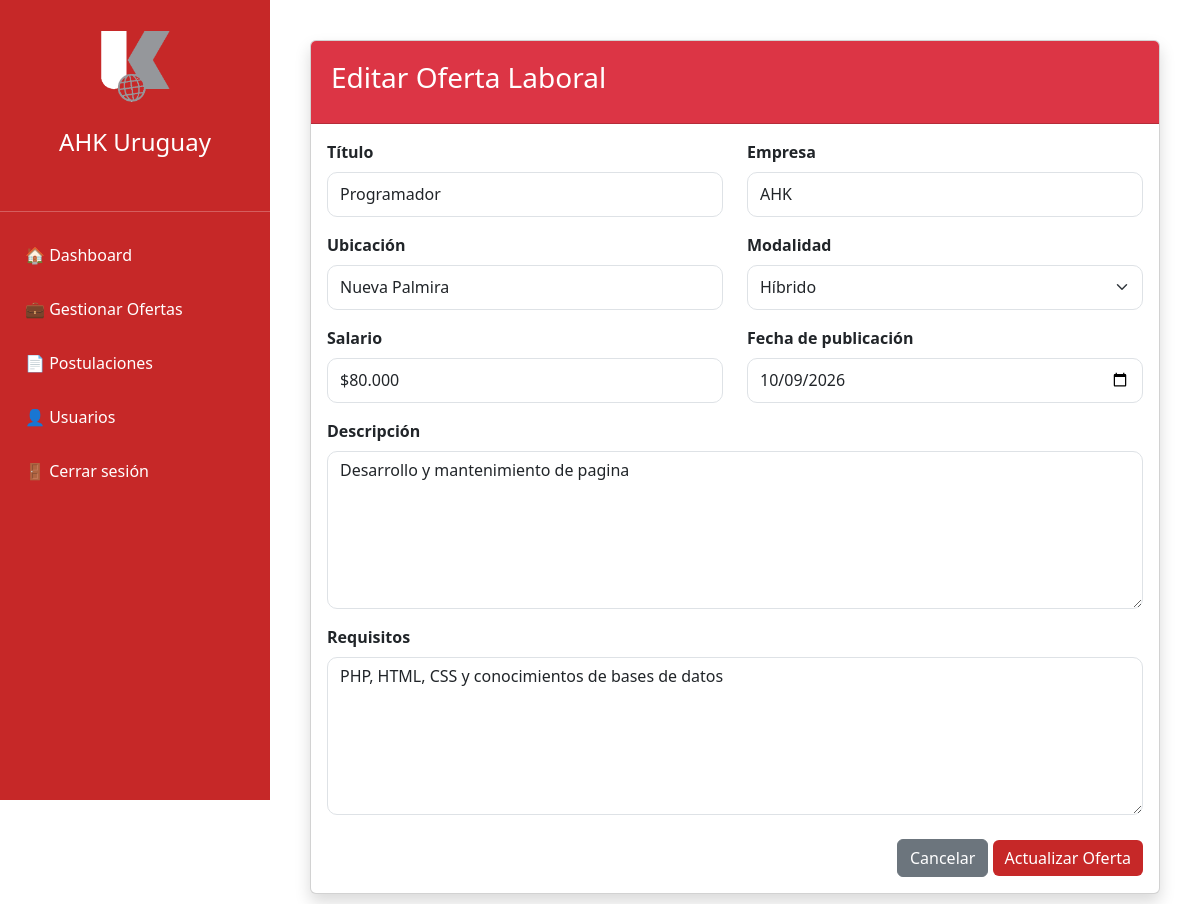
/admin/ofertas/editar_oferta.php?id=4 (signed in), run on the app's committed database.
### tables this page shows
CREATE TABLE `ofertas_laborales` (
  `id` int(11) NOT NULL,
  `titulo` varchar(150) NOT NULL,
  `empresa` varchar(150) DEFAULT NULL,
  `ubicacion` varchar(100) DEFAULT NULL,
  `modalidad` varchar(50) DEFAULT NULL,
  `salario` varchar(50) DEFAULT NULL,
  `descripcion` text DEFAULT NULL,
  `requisitos` text DEFAULT NULL,
  `fecha_publicacion` date DEFAULT NULL
);

### admin/ofertas/editar_oferta.php (the view, shortened to what this page needs)
<?php
$conn = conectar();
$id = intval($_GET["id"]);
$sql = "SELECT * FROM ofertas_laborales WHERE id=?";
$stmt = $conn->prepare($sql);
$stmt->bind_param("i", $id);
$stmt->execute();
$resultado = $stmt->get_result();
$oferta = $resultado->fetch_assoc();
?>
<!DOCTYPE html>
<html lang="es">
<head>
<link href="https://cdn.jsdelivr.net/npm/bootstrap@5.3.8/dist/css/bootstrap.min.css" rel="stylesheet">
<link rel="stylesheet" href="../css/admin.css">
</head>
<body>
<div class="d-flex">
<div class="sidebar">
<div class="logo">
<img src="../../images/logo.png" width="80">
<h4 class="mt-3">AHK Uruguay</h4>
</div>
<hr>
<a href="../dashboard.php">🏠 Dashboard</a>
<a href="listar_ofertas.php">💼 Gestionar Ofertas</a>
<a href="../postulaciones/listar_postulaciones.php">📄 Postulaciones</a>
<a href="../usuarios/listar_usuarios.php">👤 Usuarios</a>
<a href="../logout.php">🚪 Cerrar sesión</a>
</div>
<div class="contenido">
<div class="card shadow">
<div class="card-header bg-danger text-white">
<h3>Editar Oferta Laboral</h3>
</div>
<div class="card-body">
<form action="actualizar_oferta.php" method="POST">
<div class="row">
<div class="col-md-6 mb-3">
<label class="form-label">Título</label>
<input
type="text"
name="titulo"
class="form-control"
value="<?php echo htmlspecialchars($oferta["titulo"]); ?>"
required>
</div>
<div class="col-md-6 mb-3">
<label class="form-label">Empresa</label>
<input
type="text"
name="empresa"
class="form-control"
value="<?php echo htmlspecialchars($oferta["empresa"]); ?>"
required>
</div>
<div class="col-md-6 mb-3">
<label class="form-label">Ubicación</label>
<input
type="text"
name="ubicacion"
class="form-control"
value="<?php echo htmlspecialchars($oferta["ubicacion"]); ?>"
required>
</div>
<div class="col-md-6 mb-3">
<label class="form-label">Modalidad</label>
<select
name="modalidad"
class="form-select"
required>
<option value="Híbrido" <?php if($oferta["modalidad"]=="Híbrido") echo "selected"; ?>>Híbrido</option>
</select>
</div>
<div class="col-md-6 mb-3">
<label class="form-label">Salario</label>
<input
type="text"
name="salario"
class="form-control"
value="<?php echo htmlspecialchars($oferta["salario"]); ?>"
required>
</div>
<div class="col-md-6 mb-3">
<label class="form-label">Fecha de publicación</label>
<input
type="date"
name="fecha_publicacion"
class="form-control"
value="<?php echo $oferta["fecha_publicacion"]; ?>"
required>
</div>
<div class="col-12 mb-3">
<label class="form-label">Descripción</label>
<textarea
name="descripcion"
rows="6"
class="form-control"
required><?php echo htmlspecialchars($oferta["descripcion"]); ?></textarea>
</div>
<div class="col-12 mb-4">
<label class="form-label">Requisitos</label>
<textarea
name="requisitos"
rows="6"
class="form-control"
required><?php echo htmlspecialchars($oferta["requisitos"]); ?></textarea>
</div>
</div>
<div class="text-end">
<a
href="listar_ofertas.php"
class="btn btn-secondary">
Cancelar
</a>
<button
type="submit"
class="btn btn-danger">
Actualizar Oferta
</button>
</div>
</form>
</div>
</div>
</div>
</div>
</body>
</html>

### admin/css/admin.css (style rules this page uses)
.sidebar { width:270px; min-height:100vh; background:#c62828; color:white; position:fixed; }
.logo { text-align:center; padding:30px 15px; }
.logo img { width:80px; margin-bottom:10px; }
.sidebar a { display:block; color:white; text-decoration:none; padding:15px 25px; transition:.3s; font-weight:500; }
.contenido { margin-left:270px; padding:40px; width:100%; }
.form-label { font-weight:600; }
.form-control, .form-select { border-radius:10px; min-height:45px; }
textarea { resize:vertical; }
.card-header { padding:20px; }
.btn-danger { background:#c62828; border:none; transition:.3s; }

### data on the page
ofertas_laborales: titulo "Programador", empresa "AHK", ubicacion "Nueva Palmira", modalidad "Híbrido", salario "$80.000", fecha_publicacion "10/09/2026", descripcion "Desarrollo y mantenimiento de pagina", requisitos "PHP, HTML, CSS y conocimientos de bases de datos"
